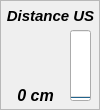
  <widget class="QFrame" name="frame_4">
   <property name="geometry">
    <rect>
     <x>340</x>
     <y>10</y>
     <width>100</width>
     <height>110</height>
    </rect>
   </property>
   <property name="minimumSize">
    <size>
     <width>100</width>
     <height>110</height>
    </size>
   </property>
   <property name="maximumSize">
    <size>
     <width>100</width>
     <height>110</height>
    </size>
   </property>
   <property name="frameShape">
    <enum>QFrame::StyledPanel</enum>
   </property>
   <property name="frameShadow">
    <enum>QFrame::Plain</enum>
   </property>
   <widget class="QLabel" name="label_5">
    <property name="geometry">
     <rect>
      <x>0</x>
      <y>0</y>
      <width>101</width>
      <height>31</height>
     </rect>
    </property>
    <property name="font">
     <font>
      <pointsize>11</pointsize>
      <weight>75</weight>
      <italic>true</italic>
      <bold>true</bold>
      <underline>false</underline>
     </font>
    </property>
    <property name="text">
     <string>Distance US</string>
    </property>
    <property name="alignment">
     <set>Qt::AlignCenter</set>
    </property>
   </widget>
   <widget class="QLabel" name="label_ch4">
    <property name="geometry">
     <rect>
      <x>0</x>
      <y>80</y>
      <width>71</width>
      <height>31</height>
     </rect>
    </property>
    <property name="font">
     <font>
      <pointsize>12</pointsize>
      <weight>75</weight>
      <italic>true</italic>
      <bold>true</bold>
     </font>
    </property>
    <property name="text">
     <string>0 cm</string>
    </property>
    <property name="alignment">
     <set>Qt::AlignCenter</set>
    </property>
   </widget>
   <widget class="QProgressBar" name="progressBar_ch4">
    <property name="geometry">
     <rect>
      <x>70</x>
      <y>30</y>
      <width>21</width>
      <height>71</height>
     </rect>
    </property>
    <property name="sizePolicy">
     <sizepolicy hsizetype="Fixed" vsizetype="Expanding">
      <horstretch>0</horstretch>
      <verstretch>0</verstretch>
     </sizepolicy>
    </property>
    <property name="minimum">
     <number>0</number>
    </property>
    <property name="maximum">
     <number>450</number>
    </property>
    <property name="value">
     <number>0</number>
    </property>
    <property name="alignment">
     <set>Qt::AlignCenter</set>
    </property>
    <property name="textVisible">
     <bool>false</bool>
    </property>
    <property name="orientation">
     <enum>Qt::Vertical</enum>
    </property>
    <property name="invertedAppearance">
     <bool>false</bool>
    </property>
    <property name="textDirection">
     <enum>QProgressBar::TopToBottom</enum>
    </property>
   </widget>
   <widget class="QLabel" name="icon_ch4">
    <property name="geometry">
     <rect>
      <x>10</x>
      <y>30</y>
      <width>51</width>
      <height>51</height>
     </rect>
    </property>
    <property name="text">
     <string/>
    </property>
    <property name="pixmap">
     <pixmap resource="../resources.qrc">:/resources/img/resources/img/Ruler-icon.png</pixmap>
    </property>
    <property name="scaledContents">
     <bool>true</bool>
    </property>
   </widget>
  </widget>
